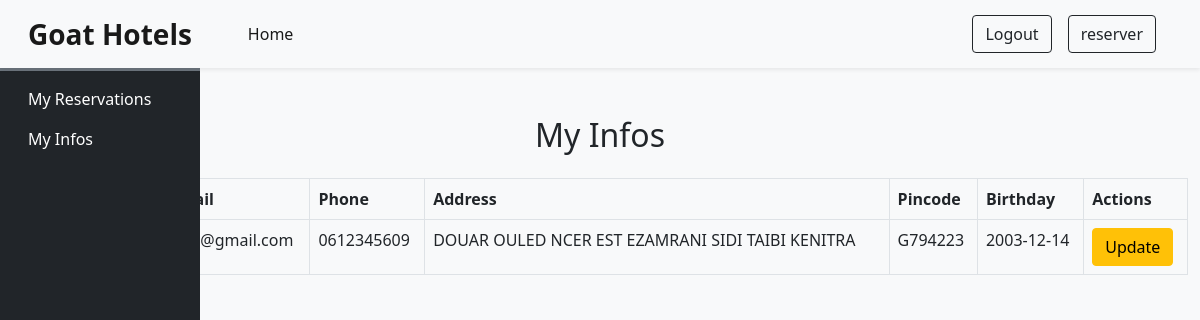
The page /userInfos.php (signed in) on the database its author committed.
### tables this page shows
CREATE TABLE `users` (
  `id` int(11) NOT NULL,
  `name` varchar(100) NOT NULL,
  `email` varchar(100) NOT NULL,
  `phone` varchar(15) NOT NULL,
  `address` text NOT NULL,
  `pincode` varchar(10) NOT NULL,
  `birthday` date NOT NULL,
  `password` varchar(255) NOT NULL,
  `created_at` timestamp NOT NULL DEFAULT current_timestamp()
);

### userInfos.php (the view, shortened to what this page needs)
<?php
require('./admins/incl/cnx.php');
$user_id = $_SESSION['user_id'];
$stmt = $pdo->prepare("SELECT * FROM users WHERE id = ?");
$stmt->execute([$user_id]);
$user = $stmt->fetch(PDO::FETCH_ASSOC);
?>
<!DOCTYPE html>
<html lang="en">
<head>
    <?php require('include/links.php') ?>
</head>
<body class="bg-light">
<nav class="navbar navbar-expand-lg navbar-light bg-light px-lg-3 py-lg-2 shadow-sm sticky-top">
        <div class="container-fluid">
            <a class="navbar-brand me-5 fw-bold fs-3 h-font" href="index.php">Goat Hotels</a>
            <div class="collapse navbar-collapse" id="navbarSupportedContent">
                <ul class="navbar-nav me-auto mb-2 mb-lg-0">
                    <li class="nav-item"><a class="nav-link active me-2" href="user.php">Home</a></li>
                </ul>
                <div class="d-flex">
                    <a href="logout.php" class="btn btn-outline-dark shadow-none me-lg-3 me-3">Logout</a>
                    <a href="reserver.php" class="btn btn-outline-dark shadow-none me-lg-3 me-3">reserver</a>
                </div>
            </div>
        </div>
    </nav>
<div class="col-lg-2  bg-dark border-top border-3 border-secondary" id="dashbord-menu">
    <nav class="navbar navbar-expand-lg navbar-dark ">
        <div class="container-fluid flex-lg-column align-items-stretch">
            <div class="collapse navbar-collapse flex-column align-items-stretch" id="admindropdown">
                <ul class="nav nav-pills flex-column">
                    <li class="nav-item">
                        <a class="nav-link text-white" href="reservation.php">My Reservations</a>
                    </li>
                    <li class="nav-item">
                        <a class="nav-link text-white" href="userInfos.php">My Infos</a>
                    </li>
                </ul>
            </div>
        </div>
    </nav>
</div>
<div class="container-fluid" >
    <div class="row">
        <div class="container mt-5">
            <h2 class="text-center">My Infos</h2>
            <table class="table table-bordered  mt-4 ">
                <thead>
                    <tr>
                        <th>ID</th>
                        <th>User Name</th>
                        <th>Email</th>
                        <th>Phone</th>
                        <th>Address</th>
                        <th>Pincode</th>
                        <th>Birthday</th>
                        <th>Actions</th>
                    </tr>
                </thead>
                <tbody>
                    <tr>
                        <td><?php echo $user['id']; ?></td>
                        <td><?php echo $user['name']; ?></td>
                        <td><?php echo $user['email']; ?></td>
                        <td><?php echo $user['phone']; ?></td>
                        <td><?php echo $user['address']; ?></td>
                        <td><?php echo $user['pincode']; ?></td>
                        <td><?php echo $user['birthday']; ?></td>
                        <td>
                            <a href="UpdateUser.php?id=<?php echo $user['id']; ?>" class="btn btn-warning">Update</a>
                        </td>
                    </tr>
                </tbody>
            </table>
        </div>
    </div>
</div>
</body>
</html>

### userInfos.php (style rules this page uses)
#dashbord-menu { position: fixed; height: 100%; }

### rows shown on the page
users: email "zaid@gmail.com", phone "0612345609", address "DOUAR OULED NCER EST EZAMRANI SIDI TAIBI KENITRA", pincode "G794223", birthday "2003-12-14"
